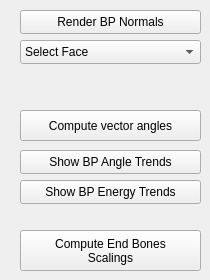
      <widget class="QWidget" name="tab_14">
       <attribute name="title">
        <string>Diagnostics</string>
       </attribute>
       <widget class="QPushButton" name="pushButton_23">
        <property name="geometry">
         <rect>
          <x>20</x>
          <y>10</y>
          <width>181</width>
          <height>24</height>
         </rect>
        </property>
        <property name="text">
         <string>Render BP Normals</string>
        </property>
       </widget>
       <widget class="QPushButton" name="pushButton_26">
        <property name="geometry">
         <rect>
          <x>20</x>
          <y>110</y>
          <width>181</width>
          <height>31</height>
         </rect>
        </property>
        <property name="autoFillBackground">
         <bool>false</bool>
        </property>
        <property name="text">
         <string>Compute vector angles</string>
        </property>
       </widget>
       <widget class="QComboBox" name="comboBox_3">
        <property name="geometry">
         <rect>
          <x>20</x>
          <y>40</y>
          <width>181</width>
          <height>24</height>
         </rect>
        </property>
        <item>
         <property name="text">
          <string>Select Face</string>
         </property>
        </item>
        <item>
         <property name="text">
          <string>Top</string>
         </property>
        </item>
        <item>
         <property name="text">
          <string>Botton</string>
         </property>
        </item>
        <item>
         <property name="text">
          <string>Left</string>
         </property>
        </item>
        <item>
         <property name="text">
          <string>Right</string>
         </property>
        </item>
        <item>
         <property name="text">
          <string>Front</string>
         </property>
        </item>
        <item>
         <property name="text">
          <string>Back</string>
         </property>
        </item>
       </widget>
       <widget class="QPushButton" name="pushButton_56">
        <property name="geometry">
         <rect>
          <x>20</x>
          <y>150</y>
          <width>181</width>
          <height>24</height>
         </rect>
        </property>
        <property name="text">
         <string>Show BP Angle Trends</string>
        </property>
       </widget>
       <widget class="QPushButton" name="pushButton_57">
        <property name="geometry">
         <rect>
          <x>20</x>
          <y>180</y>
          <width>181</width>
          <height>24</height>
         </rect>
        </property>
        <property name="text">
         <string>Show BP Energy Trends</string>
        </property>
       </widget>
       <widget class="QPushButton" name="pushButton_71">
        <property name="geometry">
         <rect>
          <x>20</x>
          <y>230</y>
          <width>181</width>
          <height>41</height>
         </rect>
        </property>
        <property name="text">
         <string>Compute End Bones 
Scalings</string>
        </property>
       </widget>
      </widget>
